Frame 1 (no input): blank canvas, image omitted
Frame 60 (the mouse pressed at the canvas centre just before this capture): blank canvas, image omitted
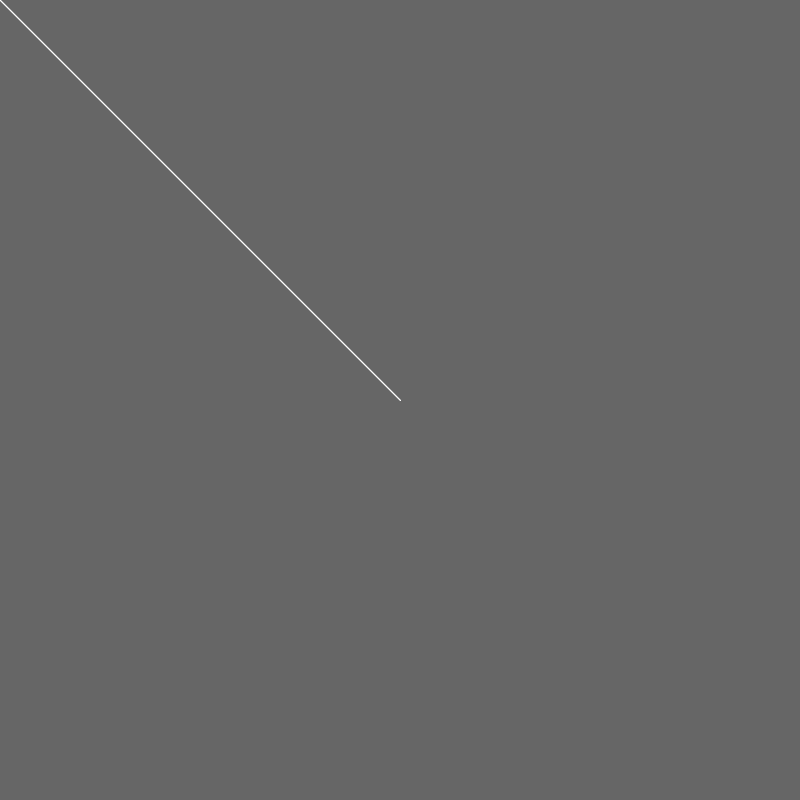
Frame 120 (the mouse held since frame 60 and released just before this capture)

The Processing sketch whose frames 1 and 60 were blank and that drew this single picture after the mouse press (run headless with seeded random() and noise(); from frame 60 on, the mouse is pressed at the canvas centre):

// Processing sketch: processing_7570
// ── processing_7570.pde


int timer = 0;
float m;
void setup() {
  size(800, 800);
  background(102);
}

void draw() {
  
  stroke(255);
 {
  line(mouseX, mouseY, pmouseX, pmouseY);
}
 if(m%5000 == 0){
   println(m);
    println ("x=" + mouseX);
    println ("y=" + mouseY);
  }
  
  
    line(mouseX, mouseY, pmouseX, pmouseY);
    
  }
